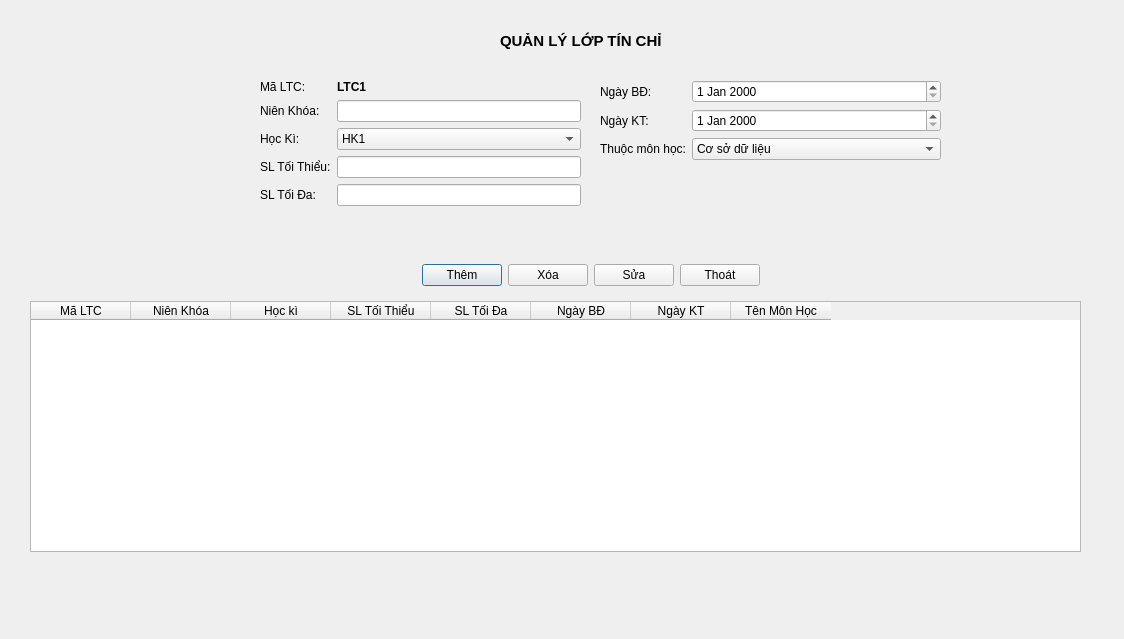
<?xml version="1.0" encoding="UTF-8"?>
<ui version="4.0">
 <class>Dialog</class>
 <widget class="QDialog" name="Dialog">
  <property name="geometry">
   <rect>
    <x>0</x>
    <y>0</y>
    <width>1124</width>
    <height>639</height>
   </rect>
  </property>
  <property name="windowTitle">
   <string>QLDSV</string>
  </property>
  <widget class="QTableWidget" name="tableWidget">
   <property name="geometry">
    <rect>
     <x>30</x>
     <y>301</y>
     <width>1051</width>
     <height>251</height>
    </rect>
   </property>
   <column>
    <property name="text">
     <string>Mã LTC</string>
    </property>
   </column>
   <column>
    <property name="text">
     <string>Niên Khóa</string>
    </property>
   </column>
   <column>
    <property name="text">
     <string>Học kì</string>
    </property>
   </column>
   <column>
    <property name="text">
     <string>SL Tối Thiểu</string>
    </property>
   </column>
   <column>
    <property name="text">
     <string>SL Tối Đa</string>
    </property>
   </column>
   <column>
    <property name="text">
     <string>Ngày BĐ</string>
    </property>
   </column>
   <column>
    <property name="text">
     <string>Ngày KT</string>
    </property>
   </column>
   <column>
    <property name="text">
     <string>Tên Môn Học</string>
    </property>
   </column>
  </widget>
  <widget class="QWidget" name="formLayoutWidget_2">
   <property name="geometry">
    <rect>
     <x>600</x>
     <y>80</y>
     <width>341</width>
     <height>166</height>
    </rect>
   </property>
   <layout class="QFormLayout" name="formLayout_3">
    <item row="0" column="0">
     <widget class="QLabel" name="ngYSinhLabel_2">
      <property name="text">
       <string>Ngày BĐ:</string>
      </property>
     </widget>
    </item>
    <item row="1" column="0">
     <widget class="QLabel" name="ngYSinhLabel_3">
      <property name="text">
       <string>Ngày KT:</string>
      </property>
     </widget>
    </item>
    <item row="4" column="0">
     <layout class="QVBoxLayout" name="verticalLayout_6"/>
    </item>
    <item row="3" column="0">
     <widget class="QLabel" name="dYCCMNLabel_2">
      <property name="text">
       <string>Thuộc môn học:</string>
      </property>
     </widget>
    </item>
    <item row="0" column="1">
     <widget class="QDateEdit" name="ngYSinhDateEdit_2"/>
    </item>
    <item row="1" column="1">
     <widget class="QDateEdit" name="ngYSinhDateEdit_3"/>
    </item>
    <item row="3" column="1">
     <widget class="QComboBox" name="dYCCMNComboBox_2">
      <item>
       <property name="text">
        <string>Cơ sở dữ liệu</string>
       </property>
      </item>
     </widget>
    </item>
   </layout>
  </widget>
  <widget class="QLabel" name="label_4">
   <property name="geometry">
    <rect>
     <x>500</x>
     <y>30</y>
     <width>351</width>
     <height>22</height>
    </rect>
   </property>
   <property name="font">
    <font>
     <pointsize>11</pointsize>
     <weight>75</weight>
     <bold>true</bold>
    </font>
   </property>
   <property name="text">
    <string>QUẢN LÝ LỚP TÍN CHỈ</string>
   </property>
  </widget>
  <widget class="QWidget" name="formLayoutWidget">
   <property name="geometry">
    <rect>
     <x>260</x>
     <y>80</y>
     <width>321</width>
     <height>161</height>
    </rect>
   </property>
   <layout class="QFormLayout" name="formLayout_2">
    <item row="0" column="0">
     <widget class="QLabel" name="mGVLabel">
      <property name="text">
       <string>Mã LTC:</string>
      </property>
     </widget>
    </item>
    <item row="1" column="0">
     <widget class="QLabel" name="HTLabel">
      <property name="text">
       <string>Niên Khóa:</string>
      </property>
     </widget>
    </item>
    <item row="1" column="1">
     <widget class="QLineEdit" name="HTLineEdit">
      <property name="sizeIncrement">
       <size>
        <width>0</width>
        <height>0</height>
       </size>
      </property>
     </widget>
    </item>
    <item row="2" column="0">
     <widget class="QLabel" name="hCVLabel">
      <property name="text">
       <string>Học Kì:</string>
      </property>
     </widget>
    </item>
    <item row="3" column="0">
     <widget class="QLabel" name="hCHMLabel">
      <property name="text">
       <string>SL Tối Thiểu:</string>
      </property>
     </widget>
    </item>
    <item row="4" column="0">
     <widget class="QLabel" name="namLabel">
      <property name="text">
       <string>SL Tối Đa:</string>
      </property>
     </widget>
    </item>
    <item row="5" column="0">
     <layout class="QVBoxLayout" name="verticalLayout_3"/>
    </item>
    <item row="0" column="1">
     <widget class="QLabel" name="label">
      <property name="font">
       <font>
        <weight>75</weight>
        <bold>true</bold>
       </font>
      </property>
      <property name="text">
       <string>LTC1</string>
      </property>
     </widget>
    </item>
    <item row="3" column="1">
     <widget class="QLineEdit" name="aChLineEdit_4"/>
    </item>
    <item row="4" column="1">
     <widget class="QLineEdit" name="aChLineEdit_5"/>
    </item>
    <item row="2" column="1">
     <widget class="QComboBox" name="dYCCMNComboBox_3">
      <item>
       <property name="text">
        <string>HK1</string>
       </property>
      </item>
     </widget>
    </item>
   </layout>
  </widget>
  <widget class="QWidget" name="horizontalLayoutWidget_2">
   <property name="geometry">
    <rect>
     <x>250</x>
     <y>260</y>
     <width>681</width>
     <height>30</height>
    </rect>
   </property>
   <layout class="QHBoxLayout" name="horizontalLayout_3">
    <item>
     <spacer name="horizontalSpacer_3">
      <property name="orientation">
       <enum>Qt::Horizontal</enum>
      </property>
      <property name="sizeHint" stdset="0">
       <size>
        <width>40</width>
        <height>20</height>
       </size>
      </property>
     </spacer>
    </item>
    <item>
     <widget class="QPushButton" name="pushButton_9">
      <property name="text">
       <string>Thêm</string>
      </property>
     </widget>
    </item>
    <item>
     <widget class="QPushButton" name="pushButton_10">
      <property name="text">
       <string>Xóa</string>
      </property>
     </widget>
    </item>
    <item>
     <widget class="QPushButton" name="pushButton_11">
      <property name="text">
       <string>Sửa</string>
      </property>
     </widget>
    </item>
    <item>
     <widget class="QPushButton" name="pushButton_12">
      <property name="text">
       <string>Thoát</string>
      </property>
     </widget>
    </item>
    <item>
     <spacer name="horizontalSpacer_4">
      <property name="orientation">
       <enum>Qt::Horizontal</enum>
      </property>
      <property name="sizeHint" stdset="0">
       <size>
        <width>40</width>
        <height>20</height>
       </size>
      </property>
     </spacer>
    </item>
   </layout>
  </widget>
 </widget>
 <resources/>
 <connections/>
</ui>
